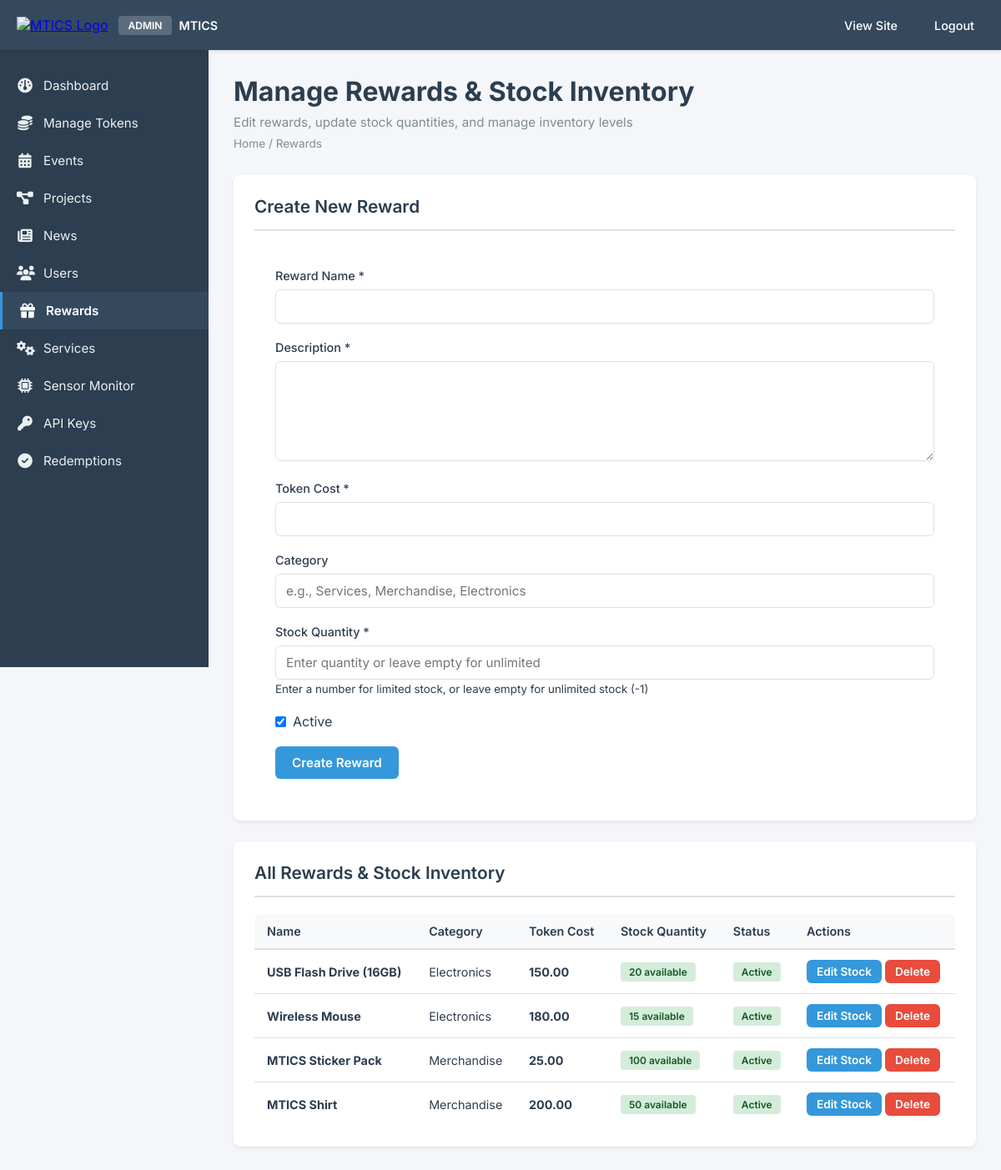
/admin/rewards.php (signed in), run on the app's committed database.
### tables this page shows
CREATE TABLE IF NOT EXISTS rewards (
    id INT AUTO_INCREMENT PRIMARY KEY,
    name VARCHAR(255) NOT NULL,
    description TEXT,
    token_cost DECIMAL(10, 2) NOT NULL,
    category VARCHAR(100),
    stock_quantity INT DEFAULT -1,  
    is_active BOOLEAN DEFAULT TRUE,
    image_url VARCHAR(500),
    created_at TIMESTAMP DEFAULT CURRENT_TIMESTAMP,
    INDEX idx_category (category),
    INDEX idx_is_active (is_active),
    INDEX idx_token_cost (token_cost)
);

### config/config.php (called while the page is built, shortened)
<?php
function format_tokens($amount) {
    return number_format($amount, 2);
}

### admin/rewards.php (the view, shortened to what this page needs)
<?php
require_once '../config/config.php';
$db = Database::getInstance()->getConnection();
$edit_reward = null;
$stmt = $db->query("SELECT * FROM rewards ORDER BY category, token_cost ASC");
$rewards = $stmt->fetchAll();
include '../includes/admin_header.php';
?>
<div class="admin-content">
    <div class="admin-container">
        <div class="admin-page-header">
            <h1 class="admin-page-title">Manage Rewards & Stock Inventory</h1>
            <p class="admin-page-subtitle">Edit rewards, update stock quantities, and manage inventory levels</p>
            <div class="admin-breadcrumb">
                <a href="<?php echo SITE_URL; ?>/admin/index.php">Home</a> / Rewards
            </div>
        </div>
        <div class="admin-section" style="background: var(--card-bg); border-radius: 8px; padding: 25px; margin-bottom: 25px; box-shadow: 0 2px 4px rgba(0, 0, 0, 0.08);">
            <h2 class="admin-section-title" style="font-size: 1.3rem; font-weight: 600; color: var(--text-primary); margin: 0 0 20px 0; padding-bottom: 15px; border-bottom: 2px solid var(--border-color);"><?php echo $edit_reward ? 'Edit Reward' : 'Create New Reward'; ?></h2>
            <form method="POST" class="admin-form">
                <div class="admin-form-group">
                    <label class="admin-form-label">Reward Name *</label>
                    <input type="text" name="name" class="admin-form-input"
                           value="<?php echo $edit_reward ? htmlspecialchars($edit_reward['name']) : ''; ?>" required>
                </div>
                <div class="admin-form-group">
                    <label class="admin-form-label">Description *</label>
                    <textarea name="description" class="admin-form-textarea" required><?php echo $edit_reward ? htmlspecialchars($edit_reward['description']) : ''; ?></textarea>
                </div>
                <div class="admin-form-group">
                    <label class="admin-form-label">Token Cost *</label>
                    <input type="number" name="token_cost" class="admin-form-input"
                           step="0.01" min="0.01"
                           value="<?php echo $edit_reward ? $edit_reward['token_cost'] : ''; ?>" required>
                </div>
                <div class="admin-form-group">
                    <label class="admin-form-label">Category</label>
                    <input type="text" name="category" class="admin-form-input"
                           value="<?php echo $edit_reward ? htmlspecialchars($edit_reward['category']) : ''; ?>"
                           placeholder="e.g., Services, Merchandise, Electronics">
                </div>
                <div class="admin-form-group">
                    <label class="admin-form-label">Stock Quantity *</label>
                    <input type="number" name="stock_quantity" class="admin-form-input"
                           value="<?php echo $edit_reward && $edit_reward['stock_quantity'] != -1 ? $edit_reward['stock_quantity'] : ''; ?>"
                           placeholder="Enter quantity or leave empty for unlimited"
                           min="-1">
                    <small style="color: var(--medium-gray);">
                        Enter a number for limited stock, or leave empty for unlimited stock (-1)
                    </small>
                </div>
                <div class="admin-form-group">
                    <label style="display: flex; align-items: center; gap: 0.5rem;">
                        <input type="checkbox" name="is_active"
                               <?php echo (!$edit_reward || $edit_reward['is_active']) ? 'checked' : ''; ?>>
                        <span>Active</span>
                    </label>
                </div>
                <button type="submit" class="admin-btn admin-btn-primary">
                    <?php echo $edit_reward ? 'Update Reward' : 'Create Reward'; ?>
                </button>
            </form>
        </div>
        <div class="admin-section">
            <h2 class="admin-section-title">All Rewards & Stock Inventory</h2>
            <div class="admin-table-container">
                <table class="admin-table">
                    <thead>
                        <tr>
                            <th>Name</th>
                            <th>Category</th>
                            <th>Token Cost</th>
                            <th>Stock Quantity</th>
                            <th>Status</th>
                            <th>Actions</th>
                        </tr>
                    </thead>
                    <tbody>
                        <?php if (empty($rewards)): ?>
                            <tr>
                                <td colspan="6" style="text-align: center; padding: 30px; color: #7f8c8d;">
                                    No rewards found. Create your first reward above.
                                </td>
                            </tr>
                        <?php else: ?>
                            <?php foreach ($rewards as $reward): ?>
                            <tr>
                                <td><strong style="color: #2c3e50;"><?php echo htmlspecialchars($reward['name']); ?></strong></td>
                                <td style="color: #7f8c8d;"><?php echo htmlspecialchars($reward['category'] ?: 'N/A'); ?></td>
                                <td><strong style="color: #2c3e50;"><?php echo format_tokens($reward['token_cost']); ?></strong></td>
                                <td>
                                    <?php if ($reward['stock_quantity'] == -1): ?>
                                        <span class="badge badge-info">Unlimited</span>
                                    <?php else: ?>
                                        <span class="badge <?php echo $reward['stock_quantity'] > 10 ? 'badge-success' : ($reward['stock_quantity'] > 0 ? 'badge-warning' : 'badge-danger'); ?>">
                                            <?php echo $reward['stock_quantity']; ?> available
                                        </span>
                                    <?php endif; ?>
                                </td>
                                <td>
                                    <span class="badge <?php echo $reward['is_active'] ? 'badge-success' : 'badge-warning'; ?>">
                                        <?php echo $reward['is_active'] ? 'Active' : 'Inactive'; ?>
                                    </span>
                                </td>
                                <td>
                                    <a href="?edit=<?php echo $reward['id']; ?>" class="admin-btn admin-btn-primary admin-btn-sm">Edit Stock</a>
                                    <a href="?delete=<?php echo $reward['id']; ?>"
                                       class="admin-btn admin-btn-danger admin-btn-sm"
                                       onclick="return confirm('Are you sure you want to delete this reward?');">Delete</a>
                                </td>
                            </tr>
                            <?php endforeach; ?>
                        <?php endif; ?>
                    </tbody>
                </table>
            </div>
        </div>
    </div>
</div>
<?php include '../includes/admin_footer.php'; ?>

### includes/admin_header.php (shortened to what this page needs)
<!DOCTYPE html>
<html lang="en">
<head>
    <link rel="stylesheet" href="https://cdnjs.cloudflare.com/ajax/libs/font-awesome/6.5.1/css/all.min.css">
    <link rel="stylesheet" href="<?php echo SITE_URL; ?>/assets/css/admin.css?v=<?php echo time(); ?>">
</head>
<body class="admin-page">
    <header class="admin-header">
        <div class="admin-header-content">
            <div class="admin-logo-section">
                <a href="<?php echo SITE_URL; ?>/index.php" class="logo-link">
                    <img src="<?php echo SITE_URL; ?>/mtics2.png" alt="MTICS Logo" class="logo-img">
                </a>
                <div style="display: flex; align-items: center; gap: 8px;">
                    <span class="admin-badge">Admin</span>
                    <span style="color: #ffffff; font-weight: 600; font-size: 0.9rem;">MTICS</span>
                </div>
            </div>
            <nav class="admin-nav">
                <a href="<?php echo SITE_URL; ?>/index.php" class="admin-nav-link">View Site</a>
                <a href="<?php echo SITE_URL; ?>/auth/logout.php" class="admin-nav-link">Logout</a>
            </nav>
        </div>
    </header>
    <div class="admin-layout">
        <aside class="admin-sidebar">
            <nav class="admin-sidebar-nav">
                <a href="<?php echo SITE_URL; ?>/admin/index.php" class="sidebar-link <?php echo (basename($_SERVER['PHP_SELF']) == 'index.php') ? 'active' : ''; ?>">
                    <span class="sidebar-icon"><i class="fa-solid fa-gauge"></i></span>
                    <span>Dashboard</span>
                </a>
                <a href="<?php echo SITE_URL; ?>/admin/tokens.php" class="sidebar-link <?php echo (basename($_SERVER['PHP_SELF']) == 'tokens.php') ? 'active' : ''; ?>">
                    <span class="sidebar-icon"><i class="fa-solid fa-coins"></i></span>
                    <span>Manage Tokens</span>
                </a>
                <a href="<?php echo SITE_URL; ?>/admin/events.php" class="sidebar-link <?php echo (basename($_SERVER['PHP_SELF']) == 'events.php') ? 'active' : ''; ?>">
                    <span class="sidebar-icon"><i class="fa-solid fa-calendar-days"></i></span>
                    <span>Events</span>
                </a>
                <a href="<?php echo SITE_URL; ?>/admin/projects.php" class="sidebar-link <?php echo (basename($_SERVER['PHP_SELF']) == 'projects.php') ? 'active' : ''; ?>">
                    <span class="sidebar-icon"><i class="fa-solid fa-diagram-project"></i></span>
                    <span>Projects</span>
                </a>
                <a href="<?php echo SITE_URL; ?>/admin/news.php" class="sidebar-link <?php echo (basename($_SERVER['PHP_SELF']) == 'news.php') ? 'active' : ''; ?>">
                    <span class="sidebar-icon"><i class="fa-solid fa-newspaper"></i></span>
                    <span>News</span>
                </a>
                <a href="<?php echo SITE_URL; ?>/admin/users.php" class="sidebar-link <?php echo (basename($_SERVER['PHP_SELF']) == 'users.php') ? 'active' : ''; ?>">
                    <span class="sidebar-icon"><i class="fa-solid fa-users"></i></span>
                    <span>Users</span>
                </a>
                <a href="<?php echo SITE_URL; ?>/admin/rewards.php" class="sidebar-link <?php echo (basename($_SERVER['PHP_SELF']) == 'rewards.php') ? 'active' : ''; ?>">
                    <span class="sidebar-icon"><i class="fa-solid fa-gift"></i></span>
                    <span>Rewards</span>
                </a>
                <a href="<?php echo SITE_URL; ?>/admin/automation.php" class="sidebar-link <?php echo (basename($_SERVER['PHP_SELF']) == 'automation.php') ? 'active' : ''; ?>">
                    <span class="sidebar-icon"><i class="fa-solid fa-cogs"></i></span>
                    <span>Services</span>
                </a>
                <a href="<?php echo SITE_URL; ?>/admin/sensor_monitor.php" class="sidebar-link <?php echo (basename($_SERVER['PHP_SELF']) == 'sensor_monitor.php') ? 'active' : ''; ?>">
                    <span class="sidebar-icon"><i class="fa-solid fa-microchip"></i></span>
                    <span>Sensor Monitor</span>
                </a>
                <a href="<?php echo SITE_URL; ?>/admin/api_keys.php" class="sidebar-link <?php echo (basename($_SERVER['PHP_SELF']) == 'api_keys.php') ? 'active' : ''; ?>">
                    <span class="sidebar-icon"><i class="fa-solid fa-key"></i></span>
                    <span>API Keys</span>
                </a>
                <a href="<?php echo SITE_URL; ?>/admin/redemptions.php" class="sidebar-link <?php echo (basename($_SERVER['PHP_SELF']) == 'redemptions.php') ? 'active' : ''; ?>">
                    <span class="sidebar-icon"><i class="fa-solid fa-circle-check"></i></span>
                    <span>Redemptions</span>
                </a>
            </nav>
        </aside>
        <main class="admin-main">

### includes/admin_footer.php (shortened to what this page needs)
        </main>
    </div>
</body>
</html>

### includes/admin_header.php (style rules this page uses)
html, body.admin-page, body.admin-page * { box-sizing: border-box !important; }
html, body.admin-page { margin: 0 !important; padding: 0 !important; background: #f5f6fa !important; font-family: 'Inter', -apple-system, BlinkMacSystemFont, 'Segoe UI', sans-serif !important; }

### data on the page
rewards: name "USB Flash Drive (16GB)", category "Electronics", token_cost "150.00", stock_quantity "20", is_active "Active"
rewards: name "Wireless Mouse", category "Electronics", token_cost "180.00", stock_quantity "15", is_active "Active"
rewards: name "MTICS Sticker Pack", category "Merchandise", token_cost "25.00", stock_quantity "100", is_active "Active"
rewards: name "MTICS Shirt", category "Merchandise", token_cost "200.00", stock_quantity "50", is_active "Active"
